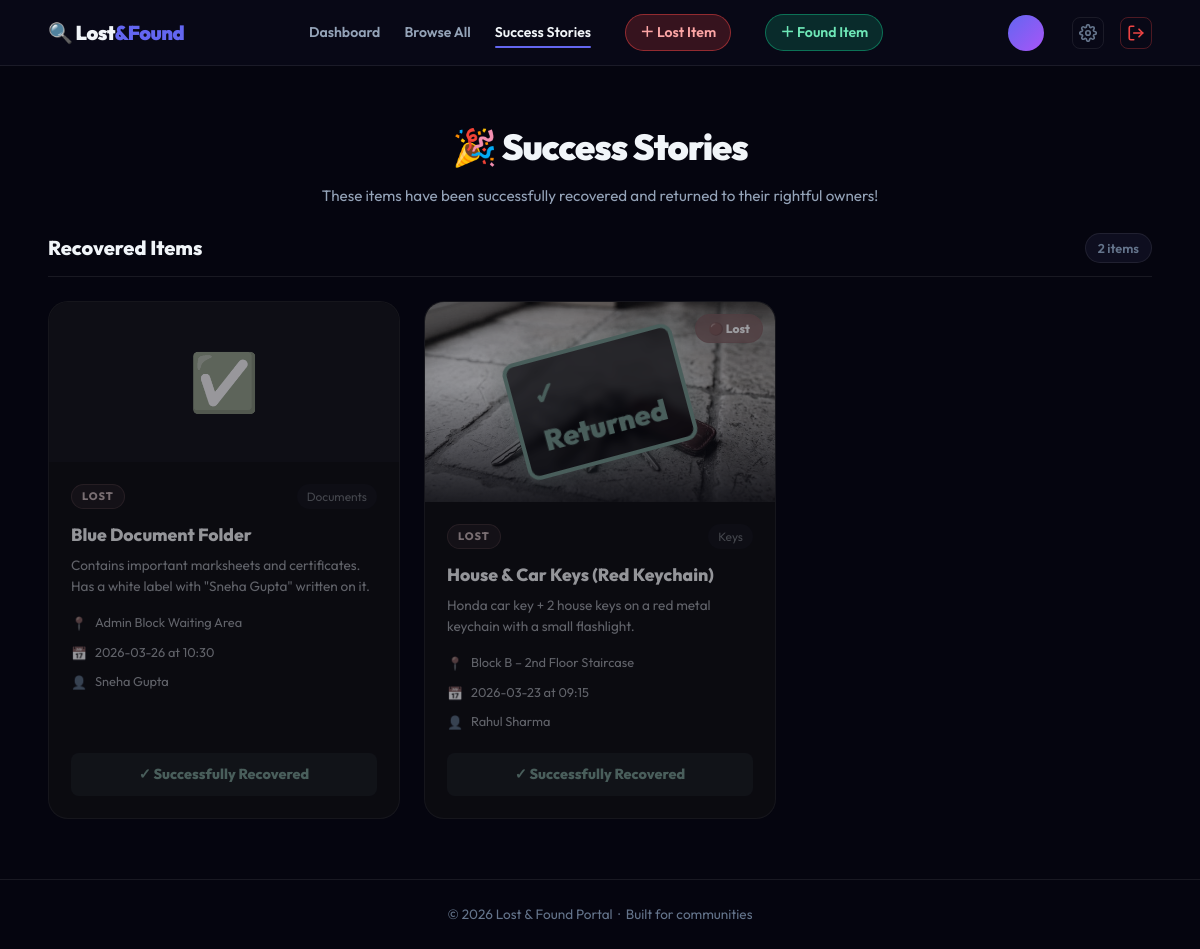
The page /recovered on the database its author committed.
### app.py (models this page shows)
class Item(db.Model):
    id             = db.Column(db.Integer, primary_key=True)
    item_type      = db.Column(db.String(10),  default='lost')   # 'lost' or 'found'
    category       = db.Column(db.String(50),  default='Other')
    title          = db.Column(db.String(100), nullable=False)
    description    = db.Column(db.String(500))
    location       = db.Column(db.String(200))   # last seen / found place
    incident_date  = db.Column(db.String(30))    # date lost/found
    incident_time  = db.Column(db.String(20))    # time lost/found
    contact_name   = db.Column(db.String(100))
    contact_phone  = db.Column(db.String(30))
    contact_email  = db.Column(db.String(150))
    image          = db.Column(db.String(200), default='')
    status         = db.Column(db.String(20),  default='open')  # open / resolved
    created_at     = db.Column(db.DateTime,    default=datetime.datetime.utcnow)
    user_id        = db.Column(db.Integer, db.ForeignKey('user.id'), nullable=False)

### app.py (the view)
@app.route('/recovered')
def recovered():
    resolved_items = Item.query.filter_by(status='resolved').order_by(Item.updated_at.desc() if hasattr(Item, 'updated_at') else Item.created_at.desc()).all()
    return render_template('recovered.html', items=resolved_items)

### templates/recovered.html (shortened to what this page needs)
{% extends 'base.html' %}
{% block content %}
<section class="page-hero">
  <h1>🎉 Success Stories</h1>
  <p>These items have been successfully recovered and returned to their rightful owners!</p>
</section>
<section class="items-section">
  <div class="section-title">
    <h2>Recovered Items</h2>
    <span class="item-count">{{ items|length }} item{{ 's' if items|length != 1 }}</span>
  </div>
  {% if items %}
  <div class="items-grid">
    {% for item in items %}
    <div class="item-card resolved-card"
         onclick="if(event.target.tagName !== 'BUTTON') openModal(this)"
         data-title="{{ item.title }}" data-desc="{{ item.description }}"
         data-cat="{{ item.category }}" data-type="{{ item.item_type }}"
         data-img="{{ item.image }}" data-loc="{{ item.location }}"
         data-date="{{ item.incident_date }}{% if item.incident_time %} at {{ item.incident_time }}{% endif %}"
         data-contact="{{ item.contact_name or item.owner.name }}{% if item.contact_phone %} ({{ item.contact_phone }}){% endif %}">
      {% if item.image %}
        <div class="item-img-wrap">
          <img src="/uploads/{{ item.image }}" alt="{{ item.title }}" class="item-img"/>
          <div class="item-img-overlay"></div>
          <div class="type-badge-img {{ 'lost-badge' if item.item_type == 'lost' else 'found-badge' }}">
            {{ '🔴 Lost' if item.item_type == 'lost' else '🟢 Found' }}
          </div>
          <div class="resolved-stamp">✓ Returned</div>
        </div>
      {% else %}
        <div class="item-no-img">
          <span>✅</span>
        </div>
      {% endif %}
      <div class="item-body">
        <div class="item-header">
          <span class="item-badge {{ 'lost-badge' if item.item_type == 'lost' else 'found-badge' }}">
            {{ 'Lost' if item.item_type == 'lost' else 'Found' }}
          </span>
          <span class="item-cat">{{ item.category }}</span>
        </div>
        <h3 class="item-title">{{ item.title }}</h3>
        <p class="item-desc">{{ item.description }}</p>
        <div class="item-meta-grid">
          <div class="meta-row"><span class="meta-icon">📍</span><span>{{ item.location or '—' }}</span></div>
          <div class="meta-row"><span class="meta-icon">📅</span><span>{{ item.incident_date or '—' }}{% if item.incident_time %} at {{ item.incident_time }}{% endif %}</span></div>
          <div class="meta-row"><span class="meta-icon">👤</span><span>{{ item.contact_name or item.owner.name }}</span></div>
        </div>
        <div class="resolved-tag">✓ Successfully Recovered</div>
      </div>
    </div>
    {% endfor %}
  </div>
  {% else %}
  <div class="empty-state">
    <div class="empty-visual"><div class="empty-ring ring1"></div><div class="empty-ring ring2"></div><span class="empty-icon">🤝</span></div>
    <h3>No items recovered yet</h3>
    <p>Help the community by reporting found items.</p>
  </div>
  {% endif %}
</section>
{% endblock %}

### static/style.css (style rules this page uses)
*, *::before, *::after { box-sizing: border-box; margin: 0; padding: 0; }
:root { --primary: #6366f1; --primary-dark: #4f46e5; --primary-glow: rgba(99,102,241,0.35); --success: #10b981; --success-dark: #059669; --success-glow: rgba(16,185,129,0.35); --danger: #ef4444; --danger-dark: #dc2626; --danger-glow: rgba(239,68,68,0.35); --accent2: #a855f7; --bg: #05050f; --surface: #0e0e1f; --surface2: #13132a; --border: rgba(255,255,255,0.08); --text: #f1f5f9; --muted: #64748b; --muted2: #94a3b8; --radius: 14px; --radius-lg: 20px; --shadow: 0 12px 40px rgba(0,0,0,0.5); --shadow-glow: 0 0 60px rgba(99,102,241,0.12); --nav-h: 66px; }
html { scroll-behavior: smooth; }
body { font-family: 'Outfit', sans-serif; background: var(--bg); color: var(--text); min-height: 100vh; display: flex; flex-direction: column; line-height: 1.6; }
img { display: block; max-width: 100%; }
.dash-hero h1, .page-hero h1 { font-size: clamp(1.8rem, 3vw, 2.8rem); font-weight: 900; letter-spacing: -1px; margin-bottom: 8px; }
.dash-hero p, .page-hero p { color: var(--muted2); font-size: 0.95rem; }
.page-hero { text-align: center; padding: 52px 48px 24px; }
.items-section { padding: 0 48px 60px; }
.section-title { display: flex; align-items: center; justify-content: space-between; margin-bottom: 24px; border-bottom: 1px solid var(--border); padding-bottom: 12px; }
.section-title h2 { font-size: 1.25rem; font-weight: 800; }
.item-count { font-size: 0.8rem; color: var(--muted); background: var(--surface); border: 1px solid var(--border); padding: 4px 12px; border-radius: 999px; font-weight: 600; }
.items-grid { display: grid; grid-template-columns: repeat(auto-fill, minmax(300px, 1fr)); gap: 24px; }
.item-card { background: var(--surface); border: 1px solid var(--border); border-radius: var(--radius-lg); overflow: hidden; transition: 0.22s; display: flex; flex-direction: column; }
.resolved-card { opacity: 0.6; filter: grayscale(80%); }
.item-img-wrap { height: 200px; position: relative; overflow: hidden; }
.item-img { width: 100%; height: 100%; object-fit: cover; transition: transform 0.4s; }
.item-img-overlay { position: absolute; inset: 0; background: linear-gradient(to top, rgba(14,14,31,0.85) 0%, transparent 60%); }
.resolved-stamp { position: absolute; top: 50%; left: 50%; transform: translate(-50%, -50%) rotate(-15deg); font-size: 1.8rem; font-weight: 900; color: #10b981; border: 4px solid #10b981; padding: 10px 20px; border-radius: 12px; background: rgba(5,6,15,0.7); backdrop-filter: blur(4px); box-shadow: 0 0 20px rgba(16,185,129,0.3); }
.item-no-img { height: 160px; display: flex; align-items: center; justify-content: center; background: var(--surface2); font-size: 3.5rem; }
.type-badge-img { position: absolute; top: 12px; right: 12px; font-size: 0.75rem; font-weight: 800; padding: 4px 12px; border-radius: 999px; backdrop-filter: blur(8px); }
.type-badge-img.lost-badge { background: rgba(239,68,68,0.7); color: #fff; }
.item-body { padding: 22px; flex: 1; display: flex; flex-direction: column; }
.item-header { display: flex; justify-content: space-between; align-items: center; margin-bottom: 12px; }
.item-badge { font-size: 0.68rem; font-weight: 800; letter-spacing: 1px; text-transform: uppercase; padding: 3px 10px; border-radius: 999px; }
.lost-badge { background: rgba(239,68,68,0.15); border: 1px solid rgba(239,68,68,0.3); color: #fca5a5; }
.item-cat { font-size: 0.75rem; color: var(--muted); background: var(--surface2); padding: 3px 10px; border-radius: 999px; }
.item-title { font-size: 1.1rem; font-weight: 800; margin-bottom: 6px; }
.item-desc { font-size: 0.85rem; color: var(--muted2); line-height: 1.5; display: -webkit-box; line-clamp: 2; -webkit-line-clamp: 2; -webkit-box-orient: vertical; overflow: hidden; margin-bottom: 16px; }
.item-meta-grid { display: flex; flex-direction: column; gap: 8px; margin-bottom: 20px; flex: 1; }
.meta-row { display: flex; align-items: flex-start; gap: 8px; font-size: 0.8rem; color: var(--muted2); }
.meta-icon { margin-top: 1px; }
.resolved-tag { text-align: center; color: var(--success); font-weight: 800; font-size: 0.9rem; padding: 10px; background: rgba(16,185,129,0.1); border-radius: 8px; }
.item-card { cursor: pointer; }

### rows shown on the page
Item: item_type "LOST", category "Documents", title "Blue Document Folder", description "Contains important marksheets and certificates. Has a white label with \"Sneha Gupta\" written on it.", location "Admin Block Waiting Area", incident_date "2026-03-26", incident_time "10:30", contact_name "Sneha Gupta"
Item: image (picture), item_type "🔴 Lost", item_type "LOST", category "Keys", title "House & Car Keys (Red Keychain)", description "Honda car key + 2 house keys on a red metal keychain with a small flashlight.", location "Block B – 2nd Floor Staircase", incident_date "2026-03-23", incident_time "09:15", contact_name "Rahul Sharma"

### other values the page prints
{{ items|length }} "2"
{{ 's' if items|length != 1 }} "s"
